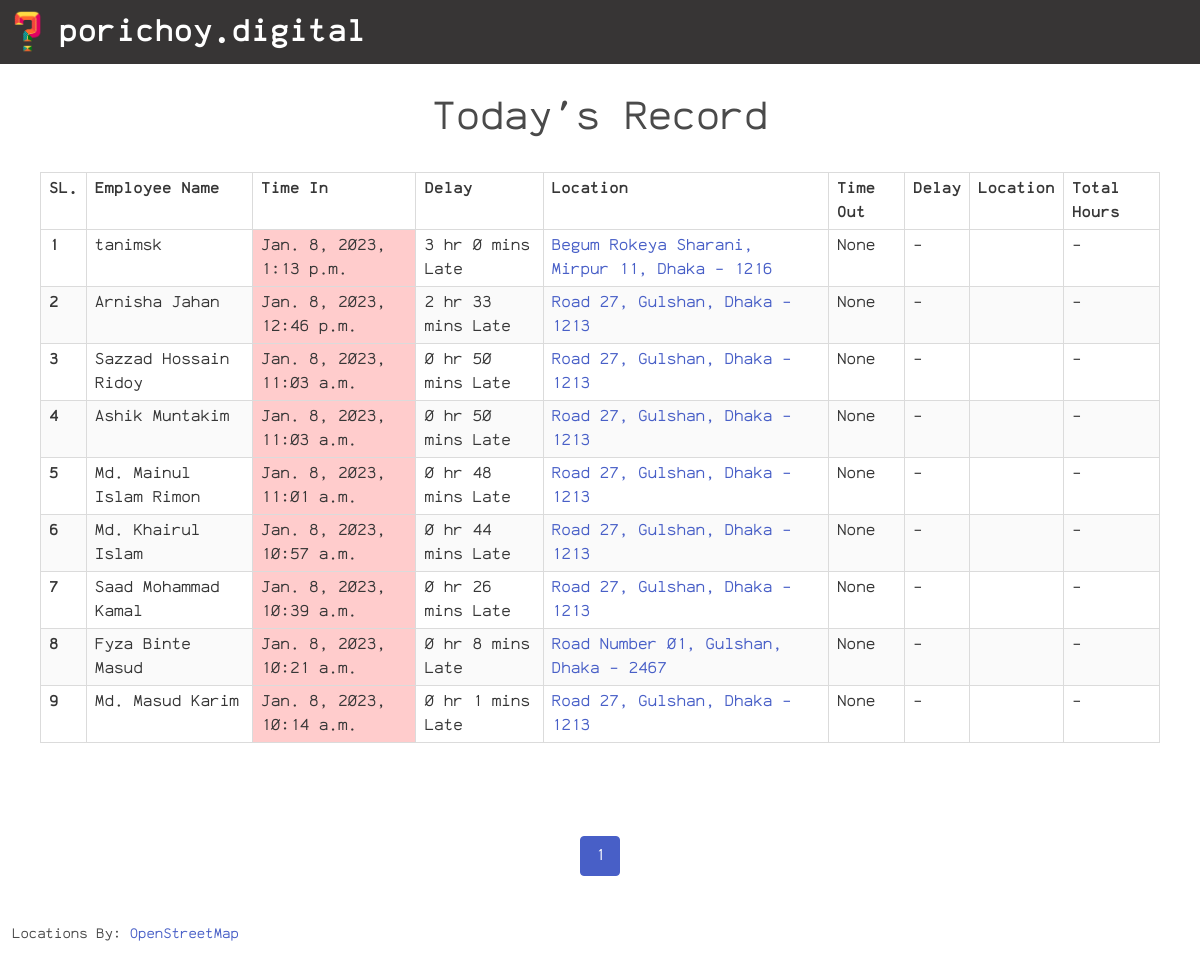
Before: /dashboard-today/ (signed in) with the older database file.
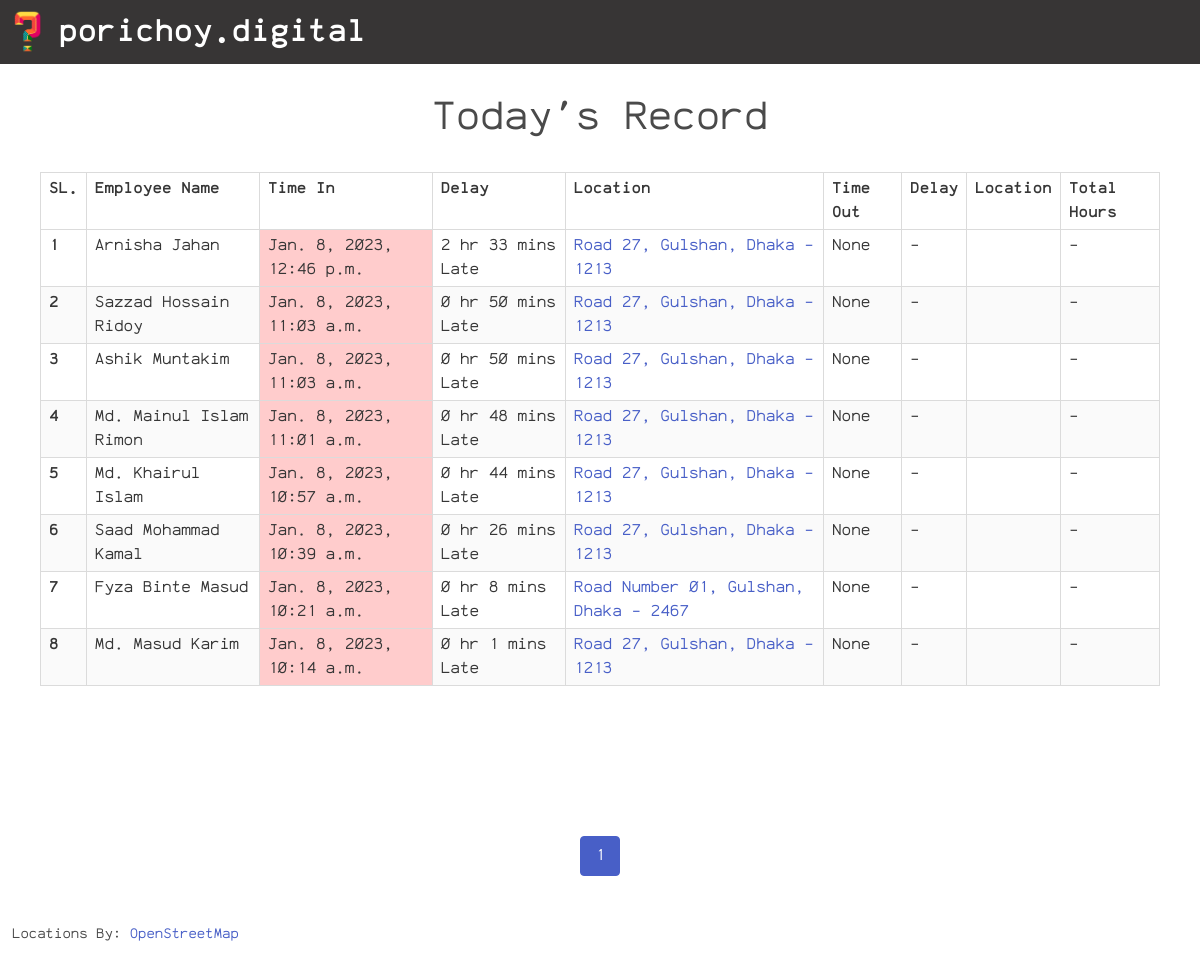
After: the same page with the newer database file.
### main/models.py (models this page shows)
class Log(models.Model):
    name = models.CharField(max_length=60, default='Not Given')
    time_in = models.DateTimeField(null=True, blank=True)
    late_join = models.BooleanField(default=False, null=True, blank=True)
    location_in = models.CharField(max_length=500, null=True, blank=True)
    location_in_url = models.CharField(max_length=500, null=True, blank=True)
    delay_in = models.CharField(max_length=50, default='-', null=True)
    time_out = models.DateTimeField(null=True, blank=True)
    late_leave = models.BooleanField(default=False, null=True, blank=True)
    location_out = models.CharField(max_length=500, null=True, blank=True)
    location_out_url = models.CharField(max_length=500, null=True, blank=True)
    delay_out = models.CharField(max_length=50, default='-', null=True)
    total_hours = models.CharField(max_length=50, default='-', null=True)
    approved = models.BooleanField(default=True, blank=True)
    user = models.ForeignKey(RegisteredUser, on_delete=models.CASCADE, related_name='user_logs')

### dashboard/views.py (the view)
# urls.py: path('dashboard-today/', dashboard_view.dashboard_today, name='dashboard-today'),
@login_required(login_url='login')
def dashboard_today(req, page_no=1):
    today_date = datetime.now(timezone('Asia/Dhaka')).today()
    user_logs = Log.objects.filter(
        time_in__date=today_date, approved=True).order_by('-id')
    paginator = Paginator(user_logs, 20)
    data_per_page = paginator.get_page(page_no)
    paginator_list = list(
        paginator.get_elided_page_range(page_no, on_each_side=1))
    return render(req, 'dashboard/records.html', {
        'logs': data_per_page,
        'paginator_list': paginator_list,
        'heading': "Today's Record",
        'master': False
    })

### templates/dashboard/records.html (shortened to what this page needs)
{% extends "base.html" %} {% load static %}
{% block title %}Dashboard{% endblock title %} {% block content %}
<div class="has-text-centered is-size-2 mt-5">
    {{ heading }}
</div>
{% if logs %}
<div class="fieldCont">
    <div class="table-container table is-bordered is-striped is-narrow is-hoverable is-fullwidth">
        <table class="table">
            <thead>
                <tr>
                    <th>SL.</th>
                    <th>Employee Name</th>
                    <th>Time In</th>
                    <th>Delay</th>
                    <th>Location</th>
                    <th>Time Out</th>
                    <th>Delay</th>
                    <th>Location</th>
                    <th>Total Hours</th>
                </tr>
            </thead>
            <tbody>
                {% for log in logs %}
                <tr>
                    <th>{{ forloop.counter0|add:logs.start_index}}</th>
                    <td>{{ log.name }}</td>
                    <td {% if log.late_join %} class="redDiv" {% endif %}>{{ log.time_in }}</td>
                    <td>{{ log.delay_in }}</td>
                    <td>
                        {% if not log.location_in is None %}
                        <a href="{{ log.location_in_url }}" target="_blank">
                            {{ log.location_in }}
                        </a>
                        {% endif %}
                    </td>
                    <td {% if not log.late_leave and not log.time_out is None %} class="yellowDiv" {% endif %}>
                        {{ log.time_out }}
                    </td>
                    <td>{{ log.delay_out }}</td>
                    <td>
                    </td>
                    <td>{{ log.total_hours }}</td>
                </tr>
                {% endfor %}
            </tbody>
        </table>
    </div>
</div>
<div class="container">
    <nav class="pagination is-centered m-5" role="navigation" aria-label="pagination">
        <ul class="pagination-list">
            {% for page_num in paginator_list %}
            {% if page_num == logs.paginator.ELLIPSIS %}
            <li><span class="pagination-ellipsis">&hellip;</span></li>
            {% else %}
            <li><a class="pagination-link {% if logs.number == page_num %} is-current {% endif %}" href="{{page_num}}">
                    {{page_num}}
                </a></li>
            {% endif %}
            {% endfor %}
        </ul>
    </nav>
</div>
{% else %}
<div class="fieldCont has-text-centered mt-5">
    <span class="m-5 is-size-2">No data available</span>
</div>
{% endif %}
<small class="mx-3 mt-5 mb-2 mapAttr">
    Locations By: <a href="https://wiki.osmfoundation.org/wiki/Main_Page" target="_blank">OpenStreetMap</a>
</small>
{% endblock %}

Changed rows visible on the page:
removed Log: name "tanimsk", time_in "Jan. 8, 2023, 1:13 p.m.", delay_in "3 hr 0 mins Late", location_in "Begum Rokeya Sharani, Mirpur 11, Dhaka - 1216", time_out "None", delay_out "-", total_hours "-"
